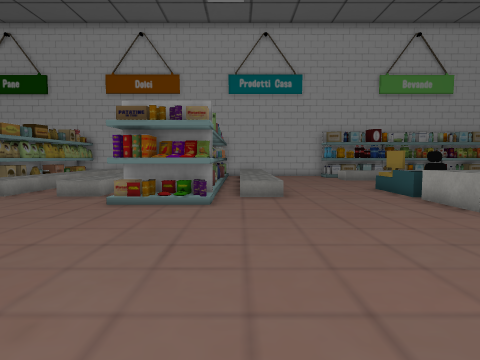
[1] (above)

24 first-person views from a walk through a scene from a Unity 3-D project. The camera is 1.2 m above the floor, tilts 4° down and sees 75° across. The floor is counted in squares, 1 m on a side. Each view is taken from the middle of a square. On the plan, view 1 faces up. The plan holds only what a view shows up to about 13 squares ahead; the rest is blank. The place goes on beyond the plan. The player is left out. Some animated figures are left out. Some surface patterns are stand-ins.

[2]
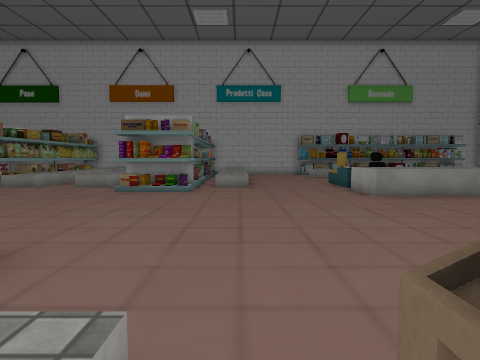

[3]
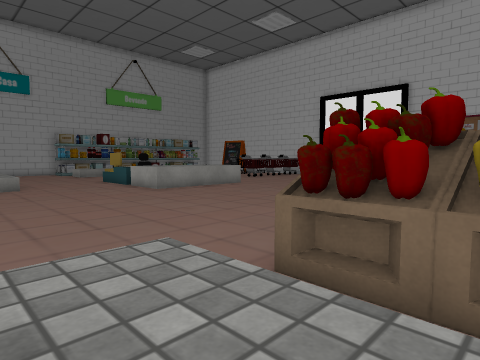

[4]
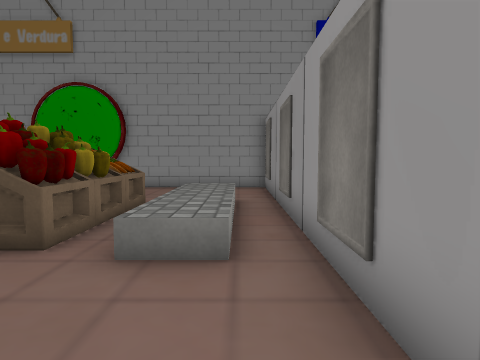

[5]
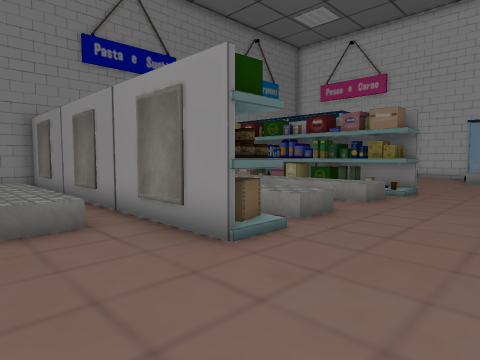

[6]
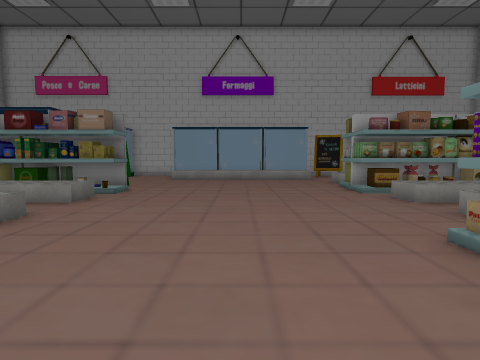

[7]
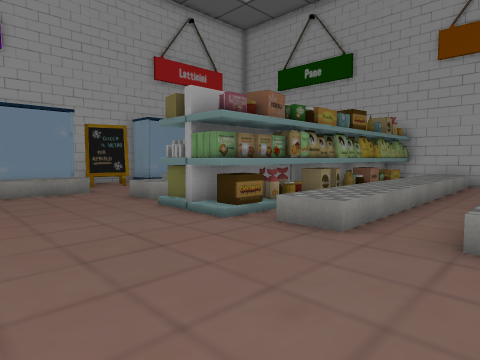

[8]
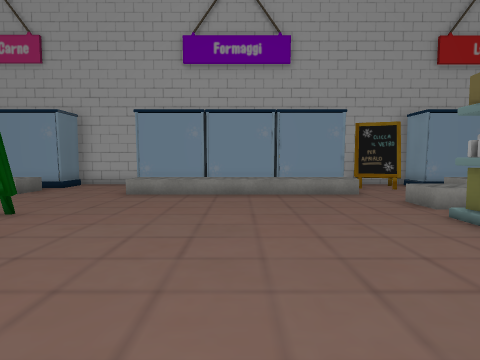

[9]
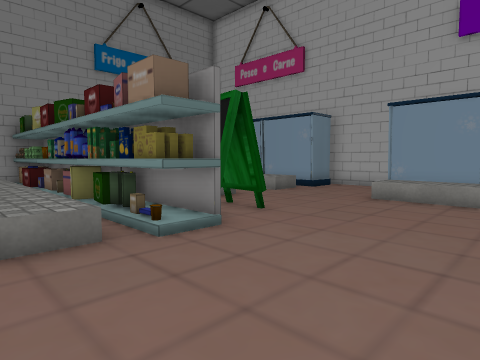

[10]
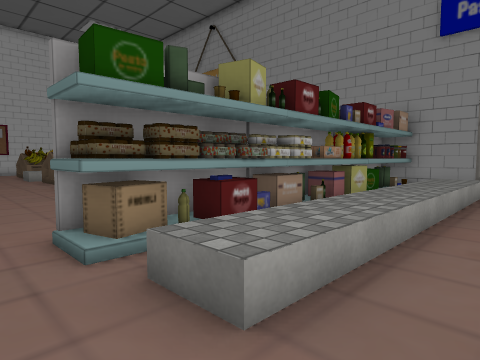

[11]
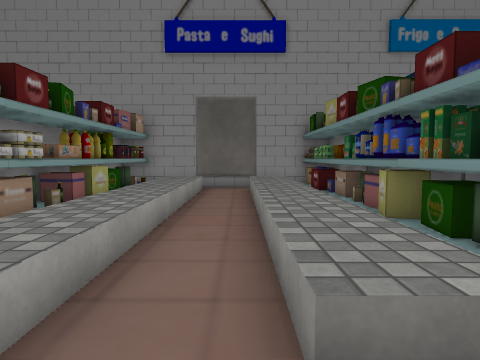

[12]
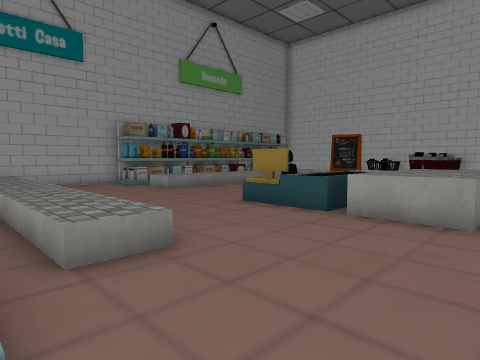

[13]
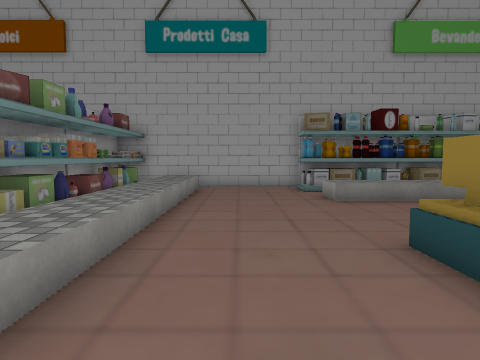

[14]
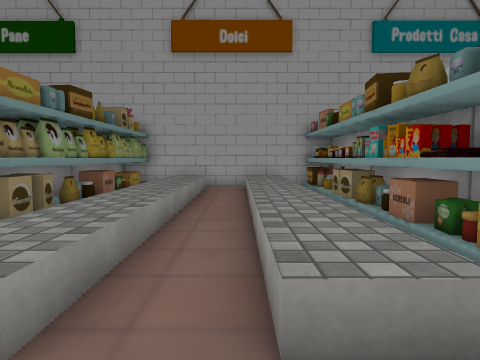

[15]
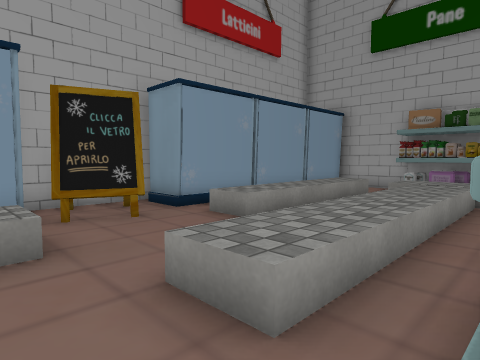

[16]
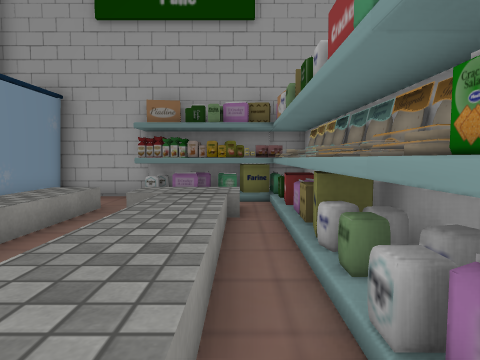

[17]
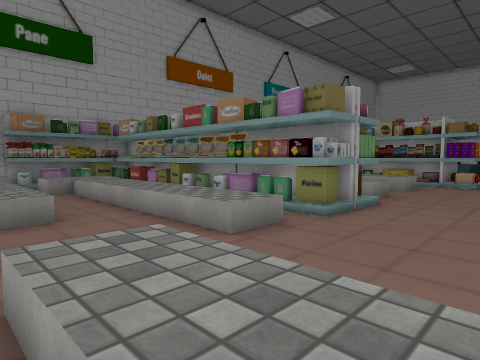

[18]
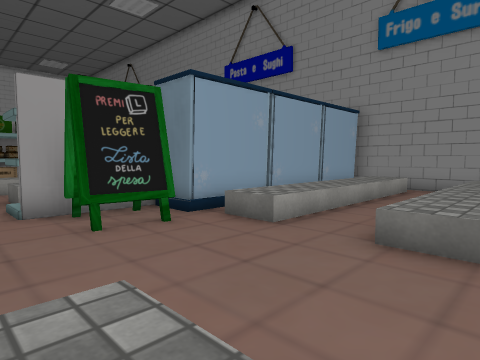

[19]
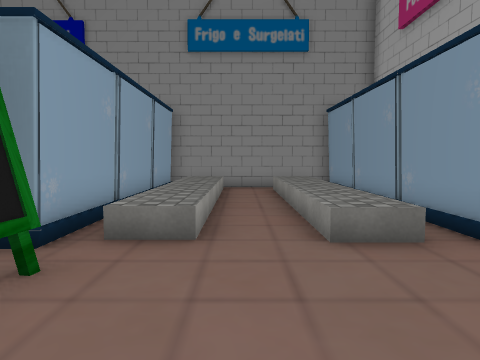

[20]
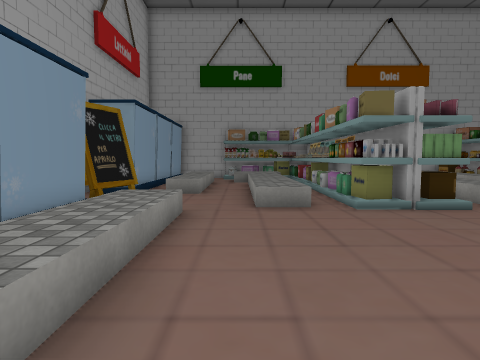

[21]
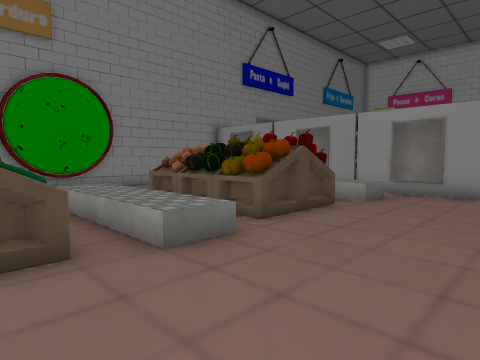

[22]
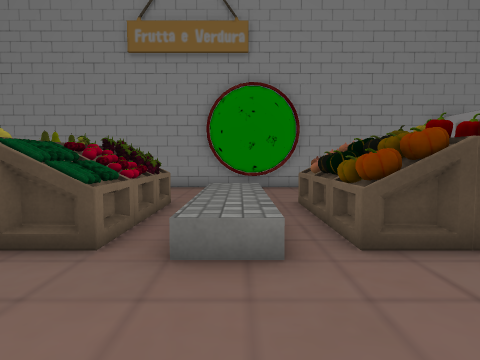

[23]
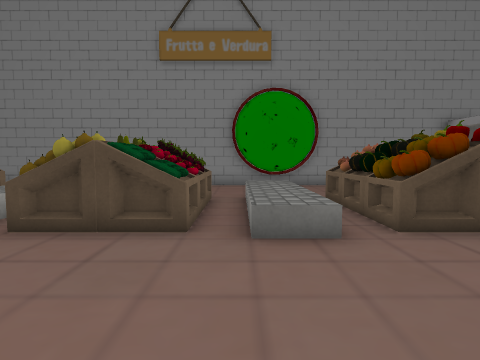

[24]
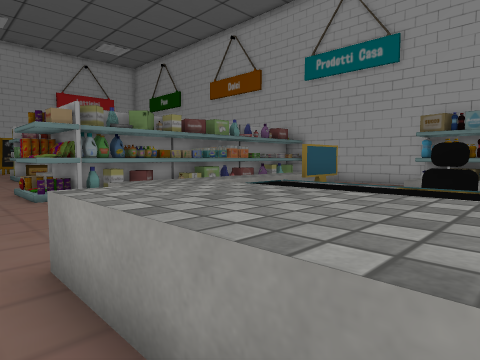

### Floor plan
Key: @ floor where view 1 was taken; # wall or solid block; . main floor; : floor 0.5 m higher than the main floor; / step, stairs or slope; = window, fence, low wall or low ledge; ^ raised ledge; B white block; O other object.
Columns run from 19 left of view 1 to 9 right of it. Each row starts with its distance up from view 1.
 21 ########  ###############
 20   .O  OO   :./: #  /:...OOO O
 19   ..  .OO .:./: O O/:.../OOOO
 18   :.BBBOOO.:./:  # /:....////
 17   :../. OO.:./: O# /:....::::
 16   :..:.OOO.:./:.O# /:.......
 15  .:..:.OO .:./:.OOO/:.......
 14  .:..:.OOO.:./:.   /:......
 13  .:..:.OOO.:./:.O  /:.....
 12 .....:.O#O.:./:.   /:....O
 11 OO...:.O O.:./:.  O/:...OO
 10 O....:.OOO.:.//.  O/:...O
  9  ./....OO#...... OO......^^^^
  8  .:.............OOO.....^^^^^
  7  .:......................^^^^
  6  .:..........................
  5  .:.........................
  4   :.........................
  3 #.:.........................
  2 #.:........................ .
  1 #./.............##...........
  0 ......=##O.:..:/O .@.........
 -1 ......###O.:..:/OO...........
 -2 #...... #O.:..:/O#/:.OOO.:/OO
 -3  .:..:/ # .:..:/O /:.OOO.:/OO
 -4  .:..:/ # .:..:/O /:.OOO.:/O
 -5  .:..:/ # .:..:/O#/: O O.:/OO
 -6  .:..:/ #O.:..:/O#/: O O.:/OO
 -7  .:..:/  O.:..:/O#// . ..//.
 -8   :..:/   .:..:/O .  . .. ..
 -9   :..:/  O.:..:/O O  . .. ..
-10   /..//    /..//  .  .... ...
-11 #############################

Positions as (right, up) in squares from view 1, and headings:
1: (0, 0), facing up
2: (1, -3), facing up
3: (-1, -4), facing up-right
4: (-1, 2), facing down
5: (1, 4), facing down-left
6: (1, 5), facing left
7: (-5, 5), facing up-left
8: (-6, 5), facing left
9: (-7, 5), facing down-left
10: (-7, 2), facing down-right
11: (-7, 2), facing down
12: (-1, 6), facing up-right
13: (3, 8), facing up
14: (-6, 8), facing up
15: (-12, 8), facing up-left
16: (-13, 11), facing up
17: (-18, 6), facing up-right
18: (-18, 2), facing down-right
19: (-15, 2), facing down
20: (-15, 2), facing up
21: (9, 2), facing down-left
22: (6, 2), facing down
23: (7, 3), facing down
24: (9, 6), facing up-left
